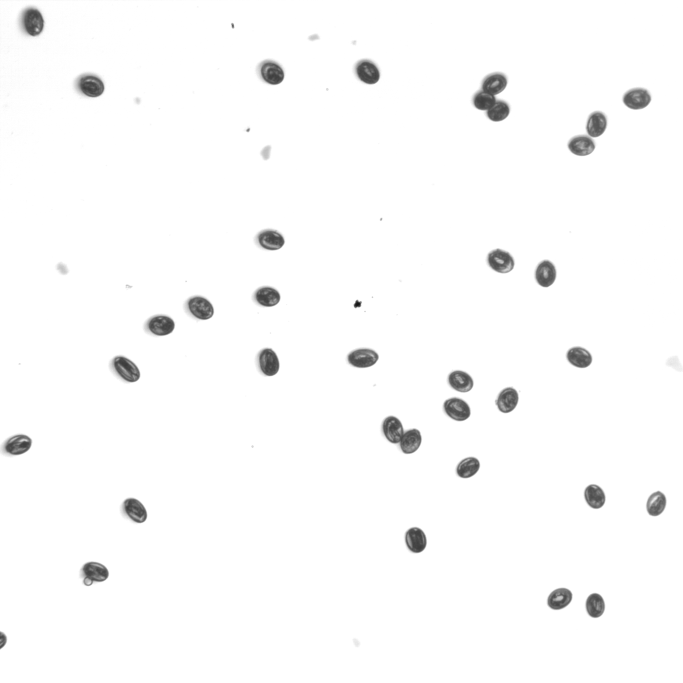
#> input picture img/testlight_white_2.png, 2048 x 2048 px (shown at 1/3 size)
$ python watershed_test3.py
#> lines starting #> are read from the running program, lines starting #| are printed output that depends on the picture; after the words box and inside, x2 and y2 are one past the last pixel; in counts of white or black regions, pixels touching at a corner belong together
import numpy as np
import cv2 as cv
from matplotlib import pyplot as plt
import skimage.feature
import os

img = cv.imread('img/testlight_white_2.png')
#> img is the input picture: shape (2048, 2048, 3); min 19, max 255, mean 250.1
img = cv.resize(img, (400, 400))
#> img: shape (400, 400, 3)
gray = cv.cvtColor(img,cv.COLOR_BGR2GRAY)
ret, thresh = cv.threshold(gray,0,255,cv.THRESH_BINARY_INV+cv.THRESH_OTSU)
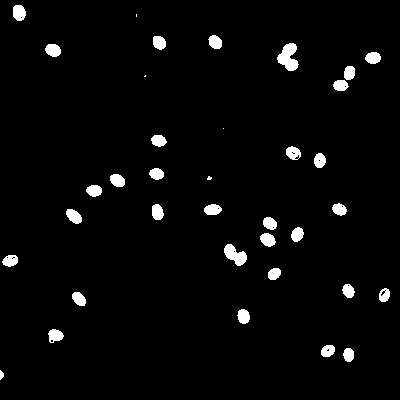
#> thresh: shape (400, 400); 3.1% white; 36 white regions (4 under 20 px), largest, box (x1, y1, x2, y2) and area: (277, 43, 299, 71) 378, (224, 244, 247, 266) 291, (13, 5, 26, 21) 171
#> ret = 182

# noise removal
kernel = np.ones((3,3),np.uint8)
opening = cv.morphologyEx(thresh,cv.MORPH_OPEN,kernel, iterations = 2)
#> opening: shape (400, 400); 2.8% white; 32 white regions (1 under 20 px), largest, box (x1, y1, x2, y2) and area: (278, 43, 298, 71) 370, (224, 244, 247, 265) 278, (46, 44, 61, 57) 160
# sure background area
sure_bg = cv.dilate(opening,kernel,iterations=3)
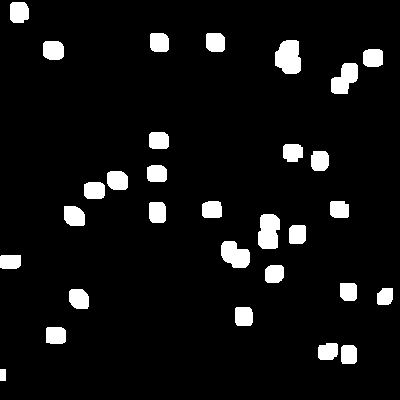
#> sure_bg: shape (400, 400); 6.7% white; 30 white regions, largest, box (x1, y1, x2, y2) and area: (275, 40, 301, 74) 721, (258, 214, 280, 249) 653, (221, 241, 250, 268) 580
# Finding sure foreground area
dist_transform = cv.distanceTransform(opening,cv.DIST_L2,5)
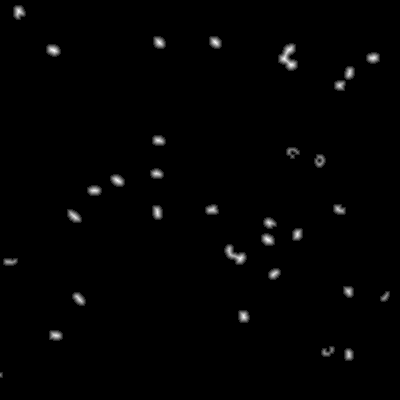
#> dist_transform: shape (400, 400) float32; min 0, max 6.39, mean 0.0696; drawn with min black and max white
ret, sure_fg = cv.threshold(dist_transform,0.5*dist_transform.max(),255,0)
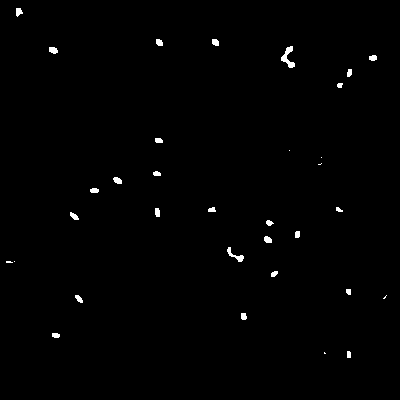
#> sure_fg: shape (400, 400) float32; 0.7% white; 33 white regions (7 under 20 px), largest, box (x1, y1, x2, y2) and area: (281, 46, 295, 68) 134, (227, 247, 244, 262) 84, (49, 47, 58, 54) 50
#> ret = 3.2
# Finding unknown region
sure_fg = np.uint8(sure_fg)
unknown = cv.subtract(sure_bg,sure_fg)
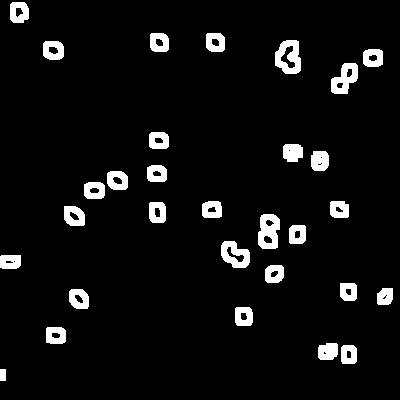
#> unknown: shape (400, 400); 6% white; 30 white regions, largest, box (x1, y1, x2, y2) and area: (275, 40, 301, 74) 587, (258, 214, 280, 249) 576, (331, 63, 358, 94) 507

# Marker labelling
ret, markers = cv.connectedComponents(sure_fg)
#> markers: shape (400, 400) int32; 34 distinct labels, from 0 to 33
#> ret = 34
# Add one to all labels so that sure background is not 0, but 1
markers = markers+1
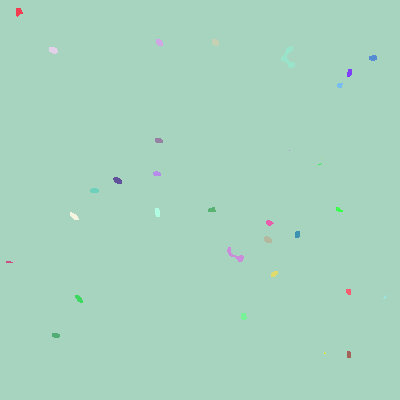
#> markers: shape (400, 400) int32; 34 distinct labels, from 1 to 34; one colour per label, 0 black
# Now, mark the region of unknown with zero
markers[unknown==255] = 0
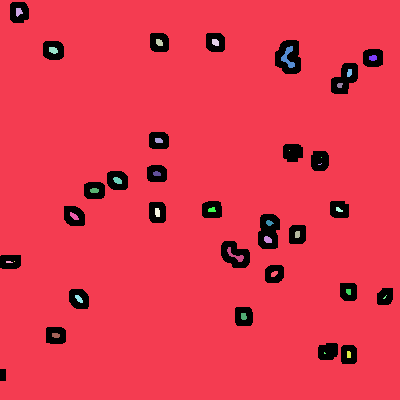
#> markers: shape (400, 400) int32; 35 distinct labels, from 0 to 34; one colour per label, 0 black

# Marker labelling
ret, markers = cv.connectedComponents(sure_fg)
# Add one to all labels so that sure background is not 0, but 1
markers = markers+1
# Now, mark the region of unknown with zero
markers[unknown==255] = 0

mask_1 = cv.cvtColor(img, cv.COLOR_BGR2GRAY)
mask_1[mask_1 < 20] = 0
mask_1[mask_1 > 0] = 255
#> mask_1: shape (400, 400); every value is 255

image_4 = cv.bitwise_or(img, img, mask=mask_1)

image_6 = cv.cvtColor(img, cv.COLOR_BGR2GRAY)

blobs = skimage.feature.blob_log(image_6, min_sigma=3, max_sigma=4, num_sigma=1, threshold=0.02)
#> blobs = 154 rows, first 8: [56, 294, 3], [248, 238, 3], [230, 264, 3], [232, 273, 3], [67, 281, 3], [76, 340, 3], [257, 0, 3], [352, 339, 3]

cv.imshow('thresh', thresh)
cv.imshow('opening', opening)
cv.imshow('sure_bg', sure_bg)
cv.imshow('dist_transform', dist_transform)
cv.imshow('sure_fg', sure_fg)

directory = r'C:/IljaGavrylov/Projects/MBI/LIA/python/img/lighttest'
os.chdir(directory)

cv.imwrite('sure_fg.png', sure_fg)
cv.imshow('unknown', unknown)
#cv.imshow('markers', markers)
cv.waitKey(0)
cv.destroyAllWindows()

$ run again, with img/testlight_white_1.png copied over img/testlight_white_2.png
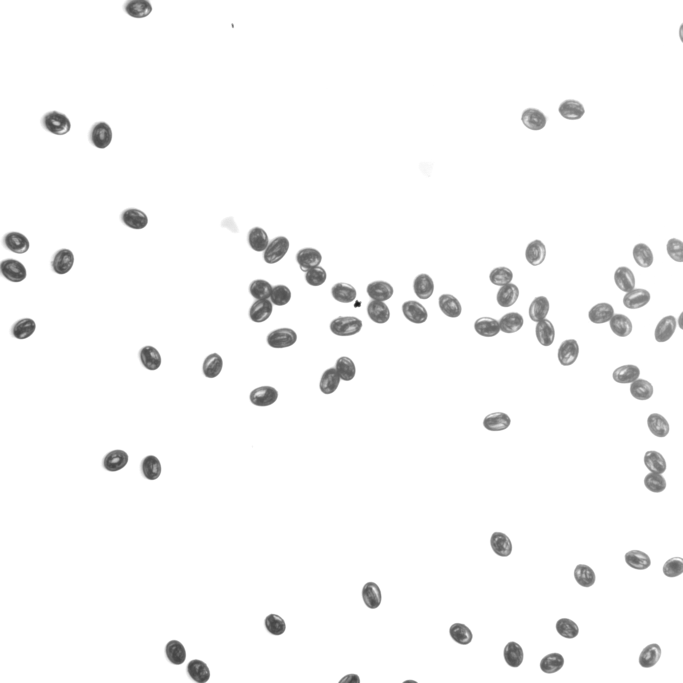
#> input picture img/testlight_white_1.png, 2048 x 2048 px (shown at 1/3 size)
#> img is the input picture: shape (2048, 2048, 3); min 20, max 255, mean 247.9
#> img: shape (400, 400, 3)
#> `ret, thresh = cv.threshold(gray,0,255,cv.THRESH_BINARY_INV+cv.THRESH_O..`:
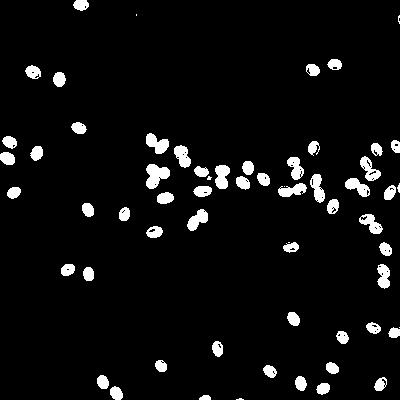
#> thresh: shape (400, 400); 5.4% white; 62 white regions (8 under 20 px), largest, box (x1, y1, x2, y2) and area: (146, 164, 170, 189) 387, (146, 133, 169, 154) 288, (215, 165, 230, 189) 277
#> `ret, thresh = cv.threshold(gray,0,255,cv.THRESH_BINARY_INV+cv.THRESH_O..`: ret = 192
#> opening: shape (400, 400); 4.6% white; 56 white regions, largest, box (x1, y1, x2, y2) and area: (146, 164, 170, 189) 373, (146, 134, 169, 154) 285, (216, 165, 230, 189) 269
#> sure_bg: shape (400, 400); 11% white; 42 white regions, largest, box (x1, y1, x2, y2) and area: (191, 158, 273, 200) 1785, (143, 131, 211, 180) 1364, (143, 161, 176, 207) 1071
#> `ret, sure_fg = cv.threshold(dist_transform,0.5*dist_transform.max(),25..`: ret = 3.2
#> unknown: shape (400, 400); 10.1% white; 42 white regions, largest, box (x1, y1, x2, y2) and area: (191, 158, 273, 200) 1609, (143, 131, 211, 180) 1215, (342, 154, 382, 200) 908
#> `ret, markers = cv.connectedComponents(sure_fg)`: ret = 64
#> `markers[unknown==255] = 0`:
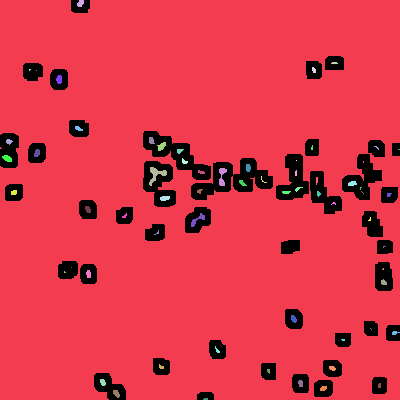
#> markers: shape (400, 400) int32; 65 distinct labels, from 0 to 64; one colour per label, 0 black
#> mask_1: shape (400, 400); every value is 255
#> blobs = 232 rows, first 8: [148, 0, 3], [174, 213, 3], [399, 110, 3], [164, 0, 3], [383, 112, 3], [183, 292, 3], [181, 203, 3], [392, 106, 3]

$ run again, with img/testlight_white_4.png copied over img/testlight_white_2.png
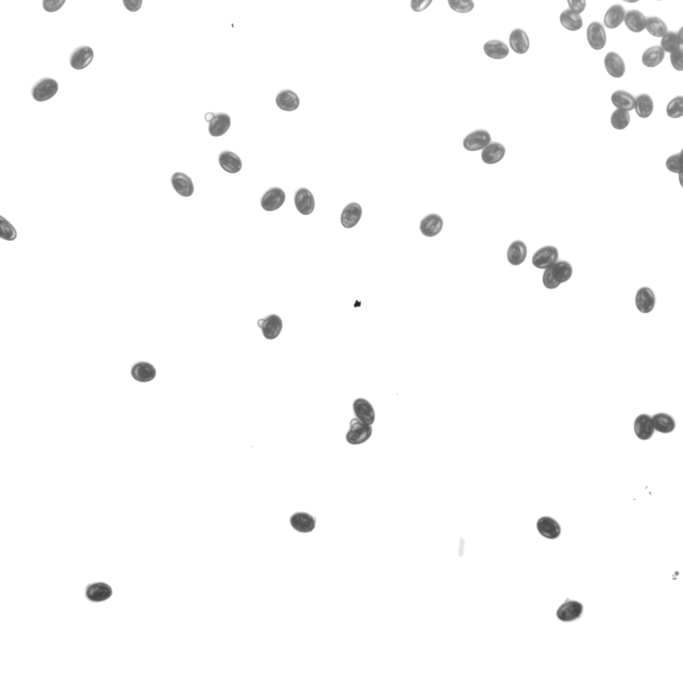
#> input picture img/testlight_white_4.png, 2048 x 2048 px (shown at 1/3 size)
#> img is the input picture: shape (2048, 2048, 3); min 22, max 255, mean 250.3
#> img: shape (400, 400, 3)
#> `ret, thresh = cv.threshold(gray,0,255,cv.THRESH_BINARY_INV+cv.THRESH_O..`:
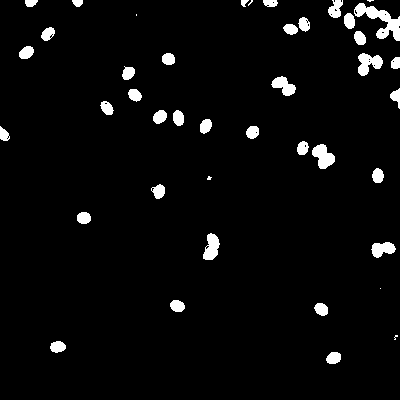
#> thresh: shape (400, 400); 3.8% white; 42 white regions (6 under 20 px), largest, box (x1, y1, x2, y2) and area: (354, 3, 400, 41) 679, (312, 144, 335, 169) 355, (358, 53, 383, 76) 349
#> `ret, thresh = cv.threshold(gray,0,255,cv.THRESH_BINARY_INV+cv.THRESH_O..`: ret = 195
#> opening: shape (400, 400); 3.4% white; 37 white regions, largest, box (x1, y1, x2, y2) and area: (356, 3, 400, 41) 612, (312, 145, 335, 169) 351, (203, 234, 219, 260) 296
#> sure_bg: shape (400, 400); 7.7% white; 30 white regions, largest, box (x1, y1, x2, y2) and area: (326, 0, 400, 48) 2102, (294, 139, 338, 172) 942, (355, 51, 385, 78) 677
#> `ret, sure_fg = cv.threshold(dist_transform,0.5*dist_transform.max(),25..`: ret = 3.6
#> unknown: shape (400, 400); 6.9% white; 31 white regions, largest, box (x1, y1, x2, y2) and area: (326, 0, 400, 48) 1869, (294, 139, 338, 172) 782, (355, 51, 385, 78) 613
#> `ret, markers = cv.connectedComponents(sure_fg)`: ret = 44
#> `markers[unknown==255] = 0`:
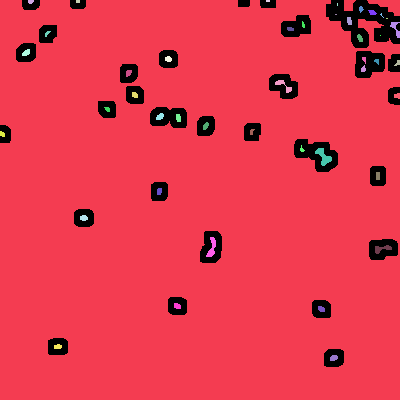
#> markers: shape (400, 400) int32; 45 distinct labels, from 0 to 44; one colour per label, 0 black
#> mask_1: shape (400, 400); every value is 255
#> blobs = 164 rows, first 8: [256, 385, 3], [68, 371, 3], [24, 383, 3], [160, 315, 3], [119, 169, 3], [36, 390, 3], [240, 381, 3], [149, 330, 3]
